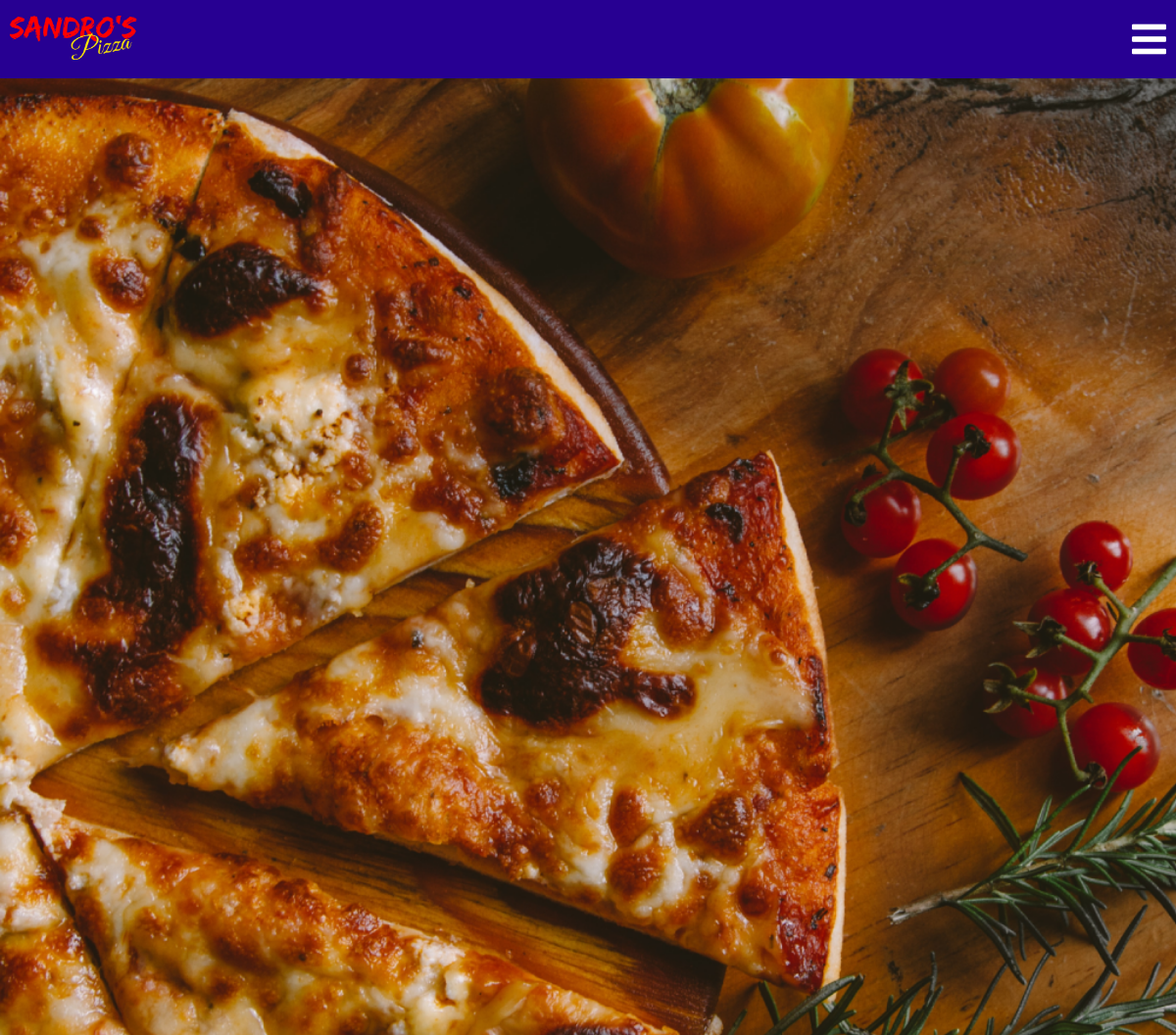
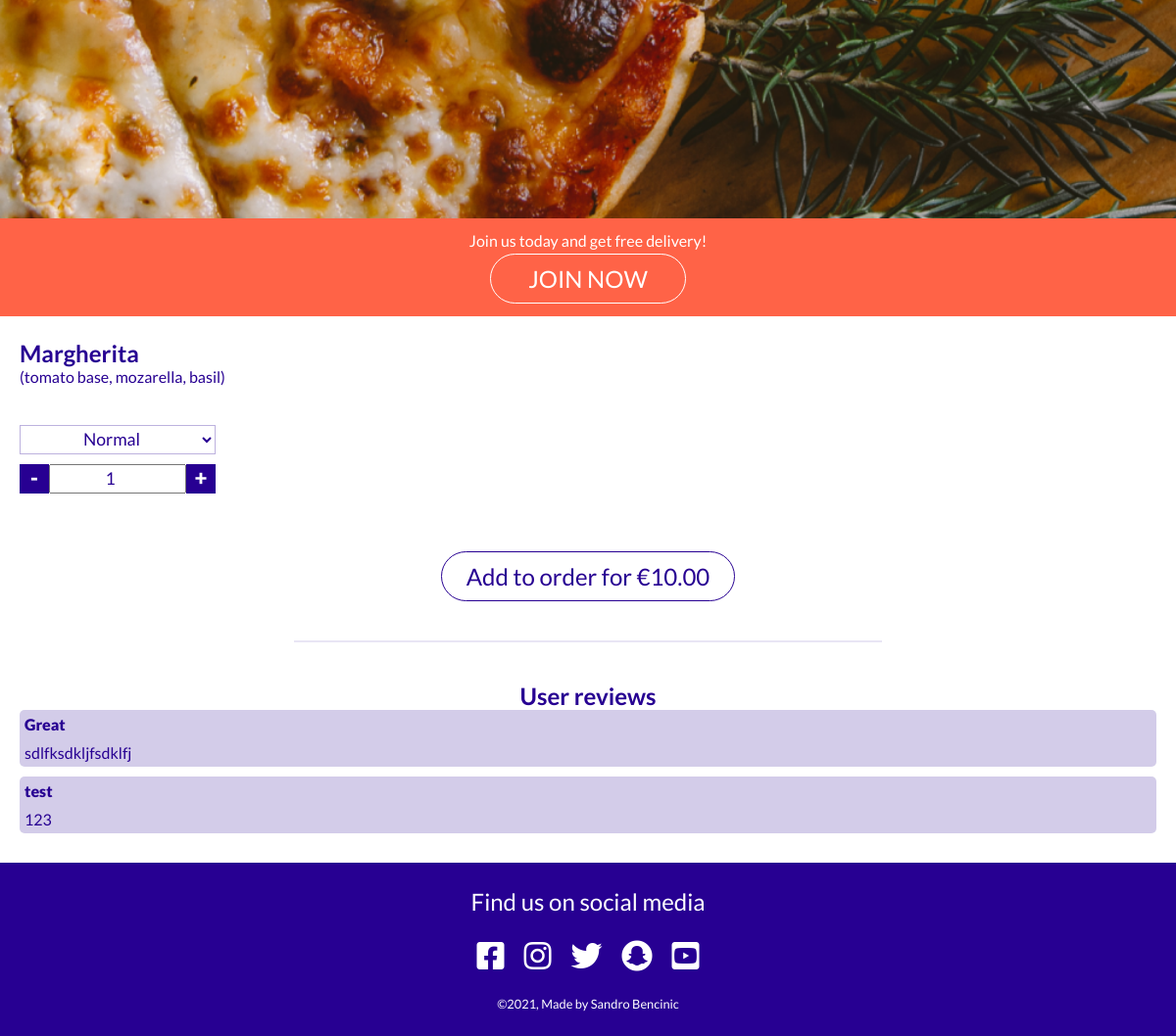
The app's page /product/item/1 with its own data (2 pictures, top to bottom).
### product/models.py (models this page shows, shortened)
class Item(models.Model):
    name = models.CharField(max_length=50)
    ingredients = models.CharField(max_length=100)
    price = models.DecimalField(max_digits=10, decimal_places=2)
    image = models.ImageField(null=True, blank=True)

class Review(models.Model):
    user_profile = models.ForeignKey(User, on_delete=models.CASCADE)
    item = models.ForeignKey(Item, on_delete=models.CASCADE)
    title = models.CharField(max_length=50)
    content = models.TextField()

### product/views.py (the view)
# urls.py: path('item/<item_id>', item, name='item'),
def item(request, item_id):
    context = {
        'item': Item.objects.get(id=item_id),
        'reviews': Review.objects.all(),
        'show_bag': True
    }
    return render(request, 'product/item.html', context)

### order/contexts.py (called while the page is built, shortened)
def contexts(request):
    bag_items = []
    grand_total = 0
    if request.user.is_authenticated:
        delivery_fee = 0
    else:
        delivery_fee = 2
    grand_total += delivery_fee
    order_time = None
    bag = request.session.get('bag', {})
    context = {
        'bag_items': bag_items,
        'grand_total': grand_total,
        'order_time': order_time,
        'delivery_fee': delivery_fee,
    }
    return context

### product/templates/product/item.html (shortened to what this page needs)
{% extends 'base.html' %}
{% load static %}
{% block content %}
    <img class="bg-main" src="{% static 'images/bg-main-mobile.webp' %}" alt="pizza on wooden table - top perspective">
    {% if user.is_anonymous %}
        <div class="subscribe">
            <p class="subscribe__text">Join us today and get free delivery!</p>
            <a href="{% url 'account_signup' %}" class="subscribe__btn btn">JOIN NOW</a>
        </div>
    {% endif %}
    <div class="item">
        <h2 class="item__title">{{ item.name }}</h2>
        <p class="item__description">{{ item.ingredients }}</p>
        <form action="{% url 'add_item' item.id %}" method="post" class="item__form">
            <select id="item-size" name="size">
                <option value="normal" selected>Normal</option>
            </select>
            <div class="item__quantity">
                <div class="item__minus">-</div>
                <input type="number" name="quantity" id="item-quantity" min="1" value="1" >
                <div class="item__plus">+</div>
            </div>
            <div class="center">
                <button class="btn btn--item" type="submit">
                    Add to order for €<span id="item-price">{{ item.price }}</span>
                </button>
            </div>
        </form>
        <hr class="hr-index">
        <div class="comment">
            <h2 class="comment__title">User reviews</h2>
            {% if reviews %}
                {% for review in reviews %}
                <div class="comment-single">
                    <div class="comment-single__title">
                        <p>{{ review.title }}</p>
                    </div>
                    <div class="comment-single__text">{{ review.content }}
                    </div>
                </div>
                {% endfor %}
            {% else %}
            <p style="text-align: center;">No reviews yet.</p>
            {% endif %}
        </div>
    </div>
{% endblock content %}

### static/css/style.css (style rules this page uses)
* { position: relative; box-sizing: border-box; margin: 0; padding: 0; }
*, a { font-family: 'Lato', sans-serif; color: black; }
body { min-height: 100vh; display: flex; flex-direction: column; justify-content: space-between; }
a { text-decoration: none; }
.btn { display: block; background-color: transparent; border: 1px solid rgb(39, 0, 146); border-radius: 40px; color: rgb(39, 0, 146); padding: 10px; width: 200px; font-size: 1.5rem; text-align: center; }
.bg-main { width: 100%; }
.subscribe { display: flex; flex-direction: column; align-items: center; justify-content: space-evenly; background-color: tomato; height: 100px; padding: 10px; top: -3px; text-align: center; }
.subscribe__text, .subscribe__btn { color: white; }
.subscribe__btn { border-color: white; }
.hr-index { border: 1px solid rgb(39, 0, 146, 0.1); width: 50vw; margin: 0 auto; }
.item { padding: 20px; }
.item * { color: rgb(39, 0, 146);; }
.item__quantity { display: flex; }
#item-size { outline: none; border: 1px solid rgb(39, 0, 146, 0.3); height: 30px; width: 200px; font-size: 1.1rem; text-align: center; background-color: white; }
#item-quantity { font-size: 1.1rem; text-align: center; width: 140px; }
.item__minus, .item__plus { height: 30px; width: 30px; background-color: rgb(39, 0, 146); color: white; font-weight: 900; font-size: 1.4rem; text-align: center; }
.item__form { margin-top: 40px; margin-bottom: 40px; height: 180px; display: flex; flex-direction: column; justify-content: space-between; }
.btn--item { margin-top: 50px; width: 300px; }
.comment { margin: 40px auto 0 auto; }
.comment__title { text-align: center; }
.comment-single { background-color: rgb(39, 0, 146, 0.2); padding: 5px; border-radius: 5px; margin-bottom: 10px; }
.comment-single__title { margin-bottom: 10px; }
.comment-single__title p:first-of-type { font-weight: 900; }
.comment-single__text { text-align: justify; white-space: pre-line; }
.center { display: flex; justify-content: center; }

### records on screen
Item: name "Margherita", ingredients "(tomato base, mozarella, basil)", price "10.00"
Review: title "Great", content "sdlfksdkljfsdklfj"
Review: title "test", content "123"
